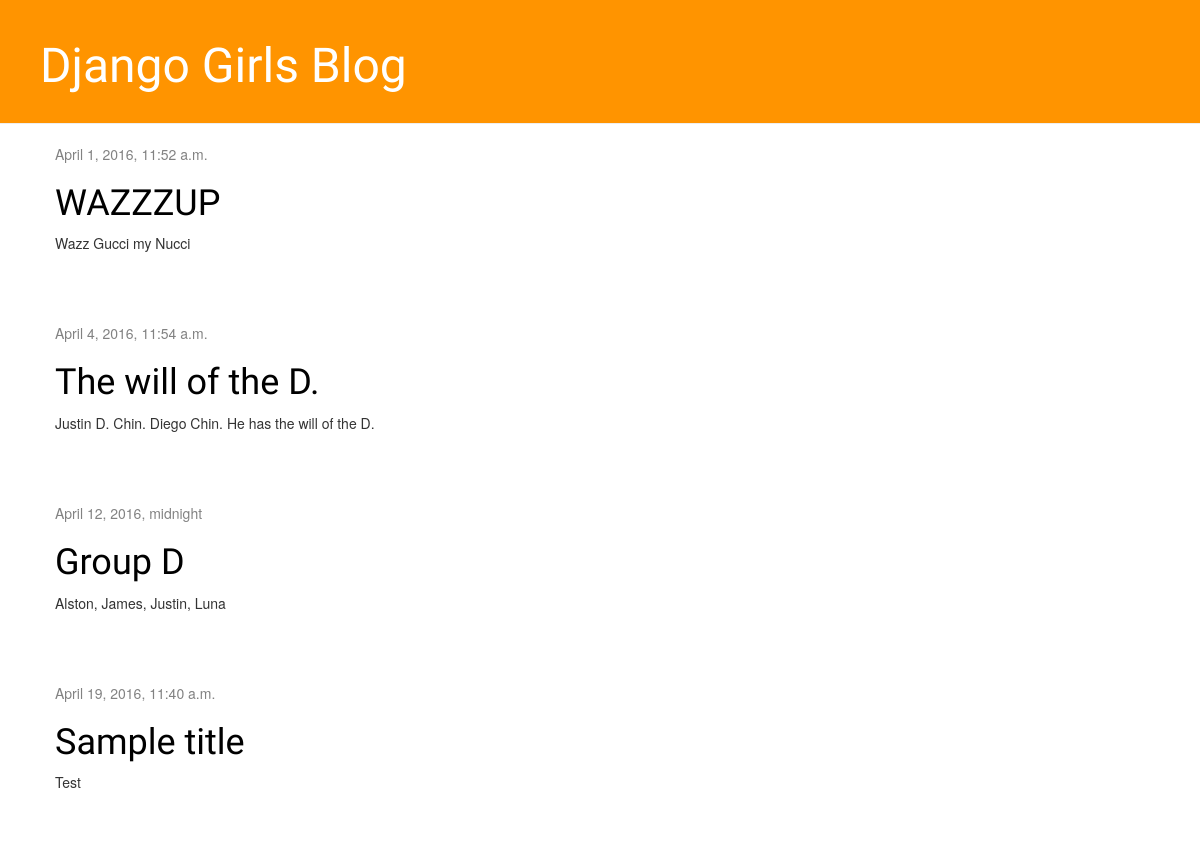
Before: / with the older database file.
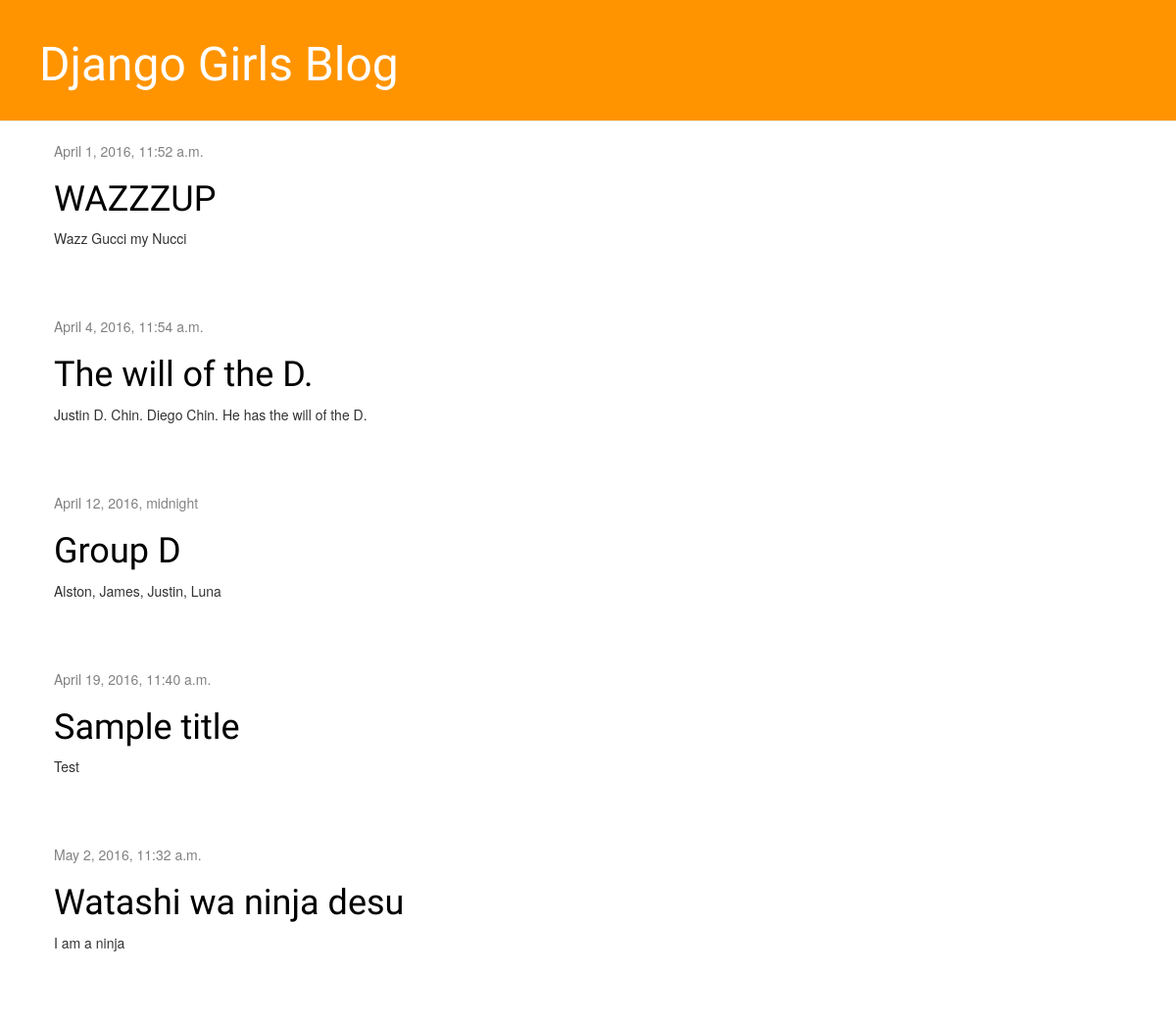
After: the same page with the newer database file.
### blog/models.py (models this page shows, shortened)
class Post(models.Model):
    author = models.ForeignKey('auth.User')
    title = models.CharField(max_length=200)
    text = models.TextField()
    created_date = models.DateTimeField(
            default=timezone.now)
    published_date = models.DateTimeField(
            blank=True, null=True)

### blog/views.py (the view)
# urls.py: url(r'^$', views.post_list, name='post_list'),
def post_list(request):
    posts = Post.objects.filter(published_date__lte=timezone.now()).order_by('published_date')
    return render(request, 'blog/post_list.html', {'posts': posts})

### blog/templates/blog/post_list.html (shortened to what this page needs)
{% extends 'blog/base.html' %}
{% load staticfiles %}
					{% block content %}
						{% for post in posts %}
							<div class="post">
								<div class="date">
									{{ post.published_date }}
								</div>
								<h1><a href="{% url 'post_detail' pk=post.pk %}">{{ post.title }}</a></h1>
								<p>{{ post.text|linebreaks }}</p>
							</div>
						{% endfor %}
					{% endblock %}

### blog/templates/blog/base.html (shortened to what this page needs)
{% load staticfiles %}
<html>
    <head>
        <link rel="stylesheet" href="//maxcdn.bootstrapcdn.com/bootstrap/3.2.0/css/bootstrap.min.css">
        <link rel="stylesheet" href="//maxcdn.bootstrapcdn.com/bootstrap/3.2.0/css/bootstrap-theme.min.css">
        <link rel="stylesheet" href="{% static 'css/blog.css' %}">
    </head>
    <body>
        <div class="page-header">
            <h1><a href="/">Django Girls Blog</a></h1>
        </div>
        <div class="content container">
            <div class="row">
                <div class="col-md-8">
                    {% block content %}
                    {% endblock %}
                </div>
            </div>
        </div>
    </body>
</html>

### blog/static/css/blog.css (style rules this page uses)
.page-header { background-color: #ff9400; margin-top: 0; padding: 20px 20px 20px 40px; }
.page-header h1, .page-header h1 a, .page-header h1 a:visited, .page-header h1 a:active { color: #ffffff; font-size: 36pt; text-decoration: none; }
.content { margin-left: 40px; }
h1, h2, h3, h4 { font-family: 'Lobster', cursive; }
.date { color: #828282; }
.post { margin-bottom: 70px; }
.post h1 a, .post h1 a:visited { color: #000000; }

Changed rows visible on the page:
added Post: published_date "May 2, 2016, 11:32 a.m.", title "Watashi wa ninja desu", text "I am a ninja"
